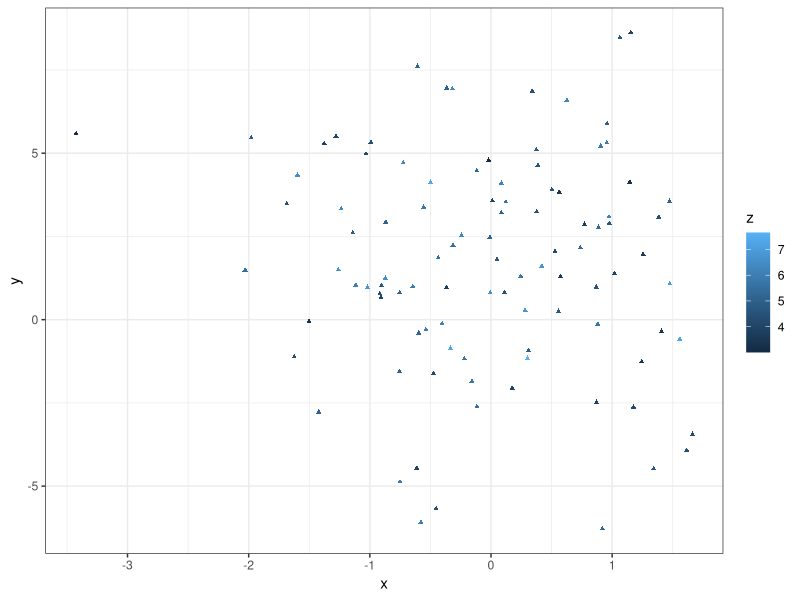

Recreate this plot in R.
## ---- chunk 1
knitr::opts_chunk$set(echo = TRUE)
## ---- chunk 2
# library 
library(ggplot2)
library(dplyr)

## ---- chunk 3
# generating data
x <- rnorm(100, 0, 1)
y <- rnorm(100,2,3)
z <- rnorm(100, 5, 1)

# generating data frame 
MyData <- data.frame(x, y, z)
glimpse(MyData)
## ---- chunk 4
# generating plot 
ggplot(MyData, aes(x = x, y = y, colour = z)) + 
  geom_point(size = 1, shape = "triangle") + 
  theme_bw() 

## ---- chunk 5
# Fitting models using function lm()
model1 <- lm(x ~ y, data = MyData)
model1
## ---- chunk 6
# Anova table 
anova(model1)
